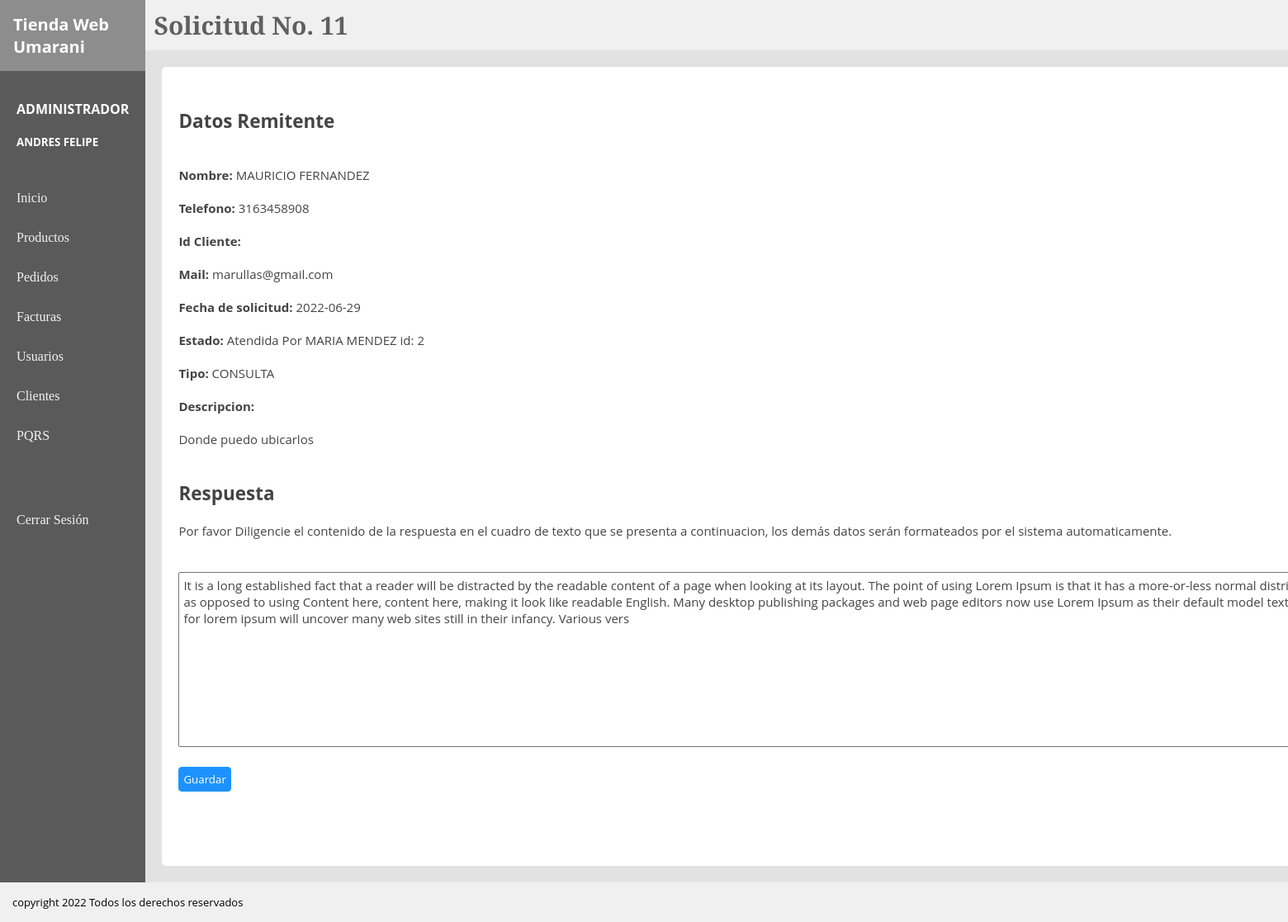
The page /View/GestionPqrs.php?pqEdit=11 (signed in) on the database its author committed.
### tables this page shows
CREATE TABLE `pqrs` (
  `pqrsId` int(11) NOT NULL AUTO_INCREMENT,
  `pqrsNombre` varchar(200) NOT NULL,
  `pqrsMail` varchar(200) NOT NULL,
  `pqrsDescripcion` text NOT NULL,
  `pqrsTelefono` varchar(12) NOT NULL,
  `pqrsEstado` varchar(30) NOT NULL DEFAULT 'Pendiente',
  `pqrsFecha` date NOT NULL,
  `pqrsClienteId` int(11) DEFAULT NULL,
  `pqrsUsuarioId` int(11) DEFAULT NULL,
  `pqrsOrigenId` int(11) NOT NULL,
  `pqrsPedidoId` int(11) DEFAULT NULL,
  `pqrsImagen` varchar(250) NOT NULL,
  PRIMARY KEY (`pqrsId`),
  KEY `fk_pqrsUsuarioId` (`pqrsUsuarioId`),
  KEY `fk_pqrsOrigenId` (`pqrsOrigenId`),
  KEY `fk_pqrsClienteId` (`pqrsClienteId`),
  CONSTRAINT `fk_pqrsClienteId` FOREIGN KEY (`pqrsClienteId`) REFERENCES `cliente` (`clienteId`),
  CONSTRAINT `fk_pqrsOrigenId` FOREIGN KEY (`pqrsOrigenId`) REFERENCES `pqrstipo` (`pqrsTipoId`),
  CONSTRAINT `fk_pqrsUsuarioId` FOREIGN KEY (`pqrsUsuarioId`) REFERENCES `usuariotienda` (`usuarioId`)
);

CREATE TABLE `resolucion` (
  `resolucionId` int(11) NOT NULL,
  `resolucionUsuarioId` int(11) NOT NULL,
  `resolucionpqrsId` int(11) NOT NULL,
  `resolucionMensaje` varchar(500) NOT NULL,
  `resolucionFecha` date NOT NULL,
  PRIMARY KEY (`resolucionId`),
  KEY `resolucionUsuarioId` (`resolucionUsuarioId`),
  KEY `resolucionpqrsId` (`resolucionpqrsId`),
  CONSTRAINT `resolucion_ibfk_1` FOREIGN KEY (`resolucionUsuarioId`) REFERENCES `usuariotienda` (`usuarioId`),
  CONSTRAINT `resolucion_ibfk_2` FOREIGN KEY (`resolucionpqrsId`) REFERENCES `pqrs` (`pqrsId`)
);

CREATE TABLE `usuariotienda` (
  `usuarioId` int(11) NOT NULL AUTO_INCREMENT,
  `usuarioNombre` varchar(50) NOT NULL,
  `usuarioApellido` varchar(50) NOT NULL,
  `usuarioDoc` varchar(12) NOT NULL,
  `usuarioRolId` int(11) NOT NULL,
  `usuarioContraseña` varchar(10) NOT NULL,
  `usuarioEstado` varchar(12) NOT NULL,
  PRIMARY KEY (`usuarioId`),
  UNIQUE KEY `UQ_usuarioDoc` (`usuarioDoc`),
  KEY `fk_usuarioRolId` (`usuarioRolId`),
  CONSTRAINT `fk_usuarioRolId` FOREIGN KEY (`usuarioRolId`) REFERENCES `rol` (`rolId`)
);

CREATE TABLE `pqrstipo` (
  `pqrsTipoId` int(11) NOT NULL AUTO_INCREMENT,
  `pqrsTipoNombre` varchar(30) NOT NULL,
  PRIMARY KEY (`pqrsTipoId`)
);

### Controller/C_GestionPqrs.php (called while the page is built, shortened)
<?php
require_once('../Model/M_PQRS.php');
if(isset($_REQUEST['pqEdit'])){
$id = $_REQUEST['pqEdit'];
$detallepqrs = mysqli_query($conexionPqrs,"SELECT * FROM pqrs
JOIN pqrstipo
ON pqrsTipoId = pqrsOrigenId
WHERE pqrsId = $id")
or die("problemas en el select" . mysqli_error($conexionPqrs));
while($det = mysqli_fetch_array($detallepqrs)){
    $pId = $det['pqrsId'];
    $nombre = $det['pqrsNombre'];
    $telefono = $det['pqrsTelefono'];
    $Mail = $det['pqrsMail'];
    $fecha = $det['pqrsFecha'];
    $estado = $det['pqrsEstado'];
    $tipo = $det['pqrsTipoNombre'];
    $descripcion = $det['pqrsDescripcion'];
}
$resoluciondatos = mysqli_query($conexionPqrs,"SELECT * FROM resolucion
JOIN pqrs
ON pqrsId = resolucionpqrsId
JOIN pqrstipo
ON pqrsTipoId = pqrsOrigenId
WHERE resolucionId = $id")
or die("problemas en el select" . mysqli_error($conexionPqrs));
    if(isset($resoluciondatos)){
        while($datosr = mysqli_fetch_array($resoluciondatos))
        $respuesta = $datosr['resolucionMensaje'];
        }
$resolucionusuario = mysqli_query($conexionPqrs,"SELECT * FROM resolucion
JOIN usuariotienda
ON usuarioId = resolucionUsuarioId
WHERE resolucionId = $id");
}
if(isset($resolucionusuario)){
    while($datosU = mysqli_fetch_array($resolucionusuario)) {
        $usuarioId = $datosU['usuarioId'];
        $usuario = $datosU['usuarioNombre'] . " " . $datosU['usuarioApellido'];
        }
}
?>

### View/GestionPqrs.php (the view, shortened to what this page needs)
<?php
    require('../Controller/C_GestionPqrs.php');
    $date = date("Y/m/d");
?>
<!DOCTYPE html>
<html lang="en">
<head>
</head>
<body>
<link rel="stylesheet" href="../CSS/detallePqrs.css">
    <div class="padre">
        <div class="board">
            <div class="titulo">
                <h1>Tienda Web Umarani</h1>
            </div>
            <div class="usuario">
                <h4><?php echo "$_SESSION[rol] "; ?></h4>
                <h5><?php echo "$_SESSION[nombre] $_SESSION[apellido] "; ?></h5>
            </div>
            <nav class="secciones">
            <a href="">Inicio</a>
                <a href="../View/Productos.php?pagina=1">Productos</a>
                <a href="../View/pedidos.php?pagina=1">Pedidos</a>
                <a href="../view/facturas.php?pagina=1">Facturas</a>
                <?php if($_SESSION['rol'] == 'ADMINISTRADOR')  { ?>
                <a href="../View/Usuarios.php?pagina=1">Usuarios</a>
                <a href="../View/adminClientes.php?pagina=1">Clientes</a> <?php } ?>
                <a href="../View/PQRS.php?pagina=1">PQRS</a><br><br><br>
                <a href="../Controller/cerrarSesion.php">Cerrar Sesión</a>
            </nav>
        </div>
        <div class="content">
        <header class="header">
            <h1>Solicitud No. <?php echo "$pId" ?></h1>
        </header>
        <section class="section">
            <div class="container">
                <div class="filtros" >
                        <h1>Datos Remitente</h1><br><br>
                        <p><b>Nombre: </b>  <?php echo "$nombre" ?></p><br>
                        <p><b>Telefono: </b>   <?php echo "$telefono" ?>   </p><br>
                        <p><b>Id Cliente: </b>  <?php if(isset($clienteId)) { echo "$clienteId"; }else{ echo""; }?> </p><br>
                        <p><b>Mail: </b> <?php echo "$Mail" ?> </p><br>
                        <p> <b> Fecha de solicitud: </b> <?php echo"$fecha" ?> </p> <br>
                        <p> <b> Estado: </b> <?php echo"$estado"; if(isset($usuario)) { echo" Por $usuario  id: $usuarioId"; } else{echo"";} ?>  </p> <br>
                        <p> <b> Tipo: </b> <?php echo"$tipo" ?> </p> <br>
                        <p><b> Descripcion: </b></p><br>
                        <p><?php echo"$descripcion" ?></p><br> <br>
                        <h1>Respuesta</h1><br>
                        <p>Por favor Diligencie el contenido de la respuesta en el cuadro de texto que se presenta a continuacion, los demás datos serán formateados por el sistema automaticamente.</p><br><br>
                        <form action="../Controller/guardarResolucion.php" method="post">
                        <textarea class="control" name="respuesta" id="" cols="160" rows="10"><?php if(isset($respuesta)){ echo "$respuesta"; } else{echo"";} ?></textarea>
                        <input type="hidden" value="<?php echo "$date" ?>" name="date"><br><br>
                        <input class="searchButton" type="submit" value="Guardar">
                        </form><br><br>
            </div>
        </section>
        </div>
    </div>
    <footer class="footer">
        <p>copyright 2022 Todos los derechos reservados</p>
    </footer>
</body>
</html>

### CSS/detallePqrs.css (style rules this page uses)
* { padding: 0px; margin: 0px; }
.padre { display: flex; }
.board { background: #5a5a5a; flex: 1 1 auto; height: auto; }
.titulo { background: #8d8d8d; padding: 10px; }
.titulo h1 { font-family: 'Open Sans', sans-serif; font-size: 20px; padding: 6px; color:rgb(255, 255, 255); }
.usuario { padding: 10px; margin-top: 15px; }
.usuario h4 { color: rgb(255, 255, 255); font-family: 'Open Sans', sans-serif; padding: 10px; }
.usuario h5 { color: rgb(255, 255, 255); font-family: 'Open Sans', sans-serif; padding: 10px; }
.secciones { padding: 10px; }
.secciones a { display: block; padding: 10px; color: rgb(243, 243, 243); text-decoration: none; margin-top: 10px; font-family: 'Bitter', serif; transition: 0.3s ease-in-out; }
.content { flex: 100 1 auto; }
.header { background: #f0f0f0; }
.header h1 { font-family: 'Bitter', serif; font-size: 30px; padding: 10px; color: rgb(95, 95, 95); }
.section { background: #e2e2e2; padding: 20px; min-height: 720px; }
.section textarea { font-family: 'Open Sans', sans-serif; font-size: 15px; padding: 5px; color: #444444; }
.container { padding: 20px; border-radius: 5px; background: #ffffff; }
.filtros { margin: 30px 0px; font-family: 'Open Sans', sans-serif; font-size: 15px; color: #444444; }
.searchButton { padding: 5px; font-family: 'Open Sans', sans-serif; background: #1d92ff; color: #fff; border: 0.5px solid #1d92ff; border-radius: 4px; cursor: pointer; }
.footer { background: #f0f0f0; padding: 15px; font-family: 'Open Sans', sans-serif; font-size: 13px; }

### rows shown on the page
pqrs: pqrsId "11", pqrsNombre "MAURICIO FERNANDEZ", pqrsTelefono "3163458908", pqrsMail "marullas@gmail.com", pqrsFecha "2022-06-29", pqrsEstado "Atendida", pqrsOrigenId.pqrsTipoNombre "CONSULTA", pqrsDescripcion "Donde puedo ubicarlos"
resolucion: resolucionUsuarioId.usuarioApellido "MARIA MENDEZ", resolucionUsuarioId.usuarioId "2", respuesta "It is a long established fact that a reader will be distracted by the readable content of a page when looking at its layout. The point of using Lorem Ipsum is that it has a more-or-less normal distribution of letters, as opposed to using Content here, content here, making it look like readable English. Many desktop publishing packages and web page editors now use Lorem Ipsum as their default model text, and a search for lorem ipsum will uncover many web sites still in their infancy. Various vers"

### other values the page prints
$_SESSION[rol] "ADMINISTRADOR"
$_SESSION[nombre] "ANDRES"
$_SESSION[apellido] "FELIPE"
